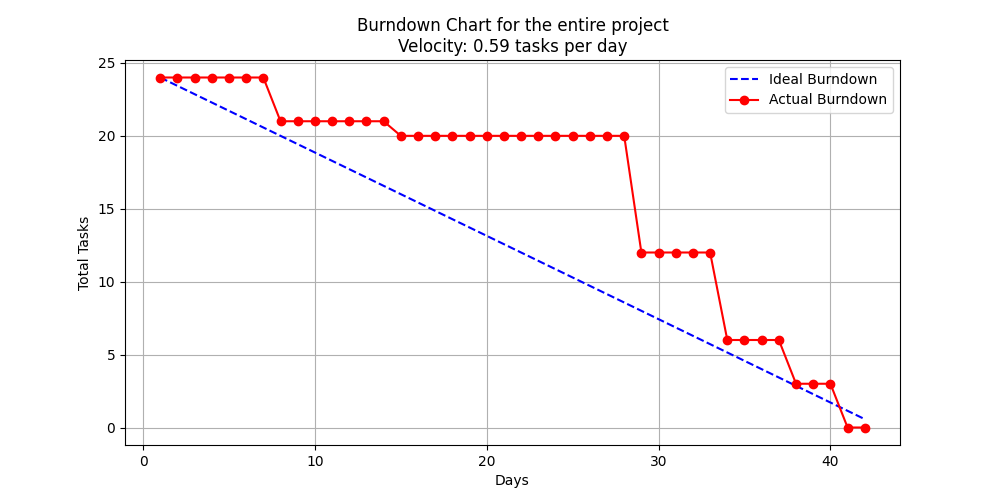

Generate this figure with Python:
import matplotlib.pyplot as plt

days = list(range(1, 43))

# Ideal burndown line (evenly distributing 12 tasks over 14 days)
ideal_tasks_remaining = [24 - (i * 24 / 42) for i in range(42)]

# Actual burndown data based on the user's progress
actual_tasks_remaining = [24] * 7 + [21] * 7 + [20] + [20] * 13 + [12] * 5 + [6] * 4 + [3] * 3 + [0] * 2

# Calculate velocity
tasks_completed_per_day = [actual_tasks_remaining[i] - actual_tasks_remaining[i+1] for i in range(41)]  # Compare consecutive days
total_tasks_completed = sum(tasks_completed_per_day)  # Sum all completed tasks
velocity = total_tasks_completed / len(tasks_completed_per_day)  # Average velocity over the iteration

# Plot the burndown chart
plt.figure(figsize=(10, 5))
plt.plot(days, ideal_tasks_remaining, label="Ideal Burndown", linestyle="dashed", color="blue")
plt.plot(days, actual_tasks_remaining, label="Actual Burndown", marker="o", color="red")

# Labels and title
plt.xlabel("Days")
plt.ylabel("Total Tasks")
plt.title(f"Burndown Chart for the entire project\nVelocity: {velocity:.2f} tasks per day")
plt.legend()
plt.grid(True)
plt.show()

# Print the velocity
print(f"Average Velocity: {velocity:.2f} tasks per day")
